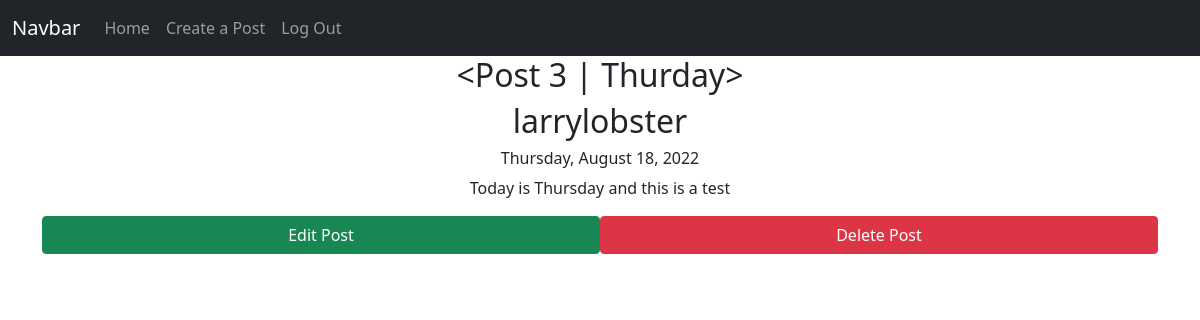
Page /posts/3 (signed in) on the earlier database version.
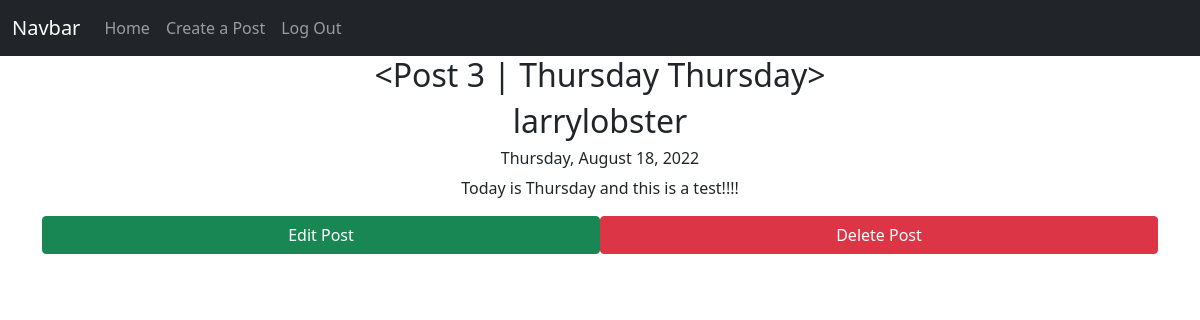
Same page on the later database version.
### app/models.py (models this page shows, shortened)
class Post(db.Model):
    id = db.Column(db.Integer, primary_key=True)
    title = db.Column(db.String(50), nullable=False)
    body = db.Column(db.String(255), nullable=False)
    date_created = db.Column(db.DateTime, nullable=False, default=datetime.utcnow)
    user_id = db.Column(db.Integer, db.ForeignKey('user.id')) # SQL Equivalent = FOREIGN KEY(user_id) REFERENCES user(id)
    def __repr__(self):
        return f"<Post {self.id} | {self.title}>"

class User(db.Model, UserMixin):
    id = db.Column(db.Integer, primary_key=True)
    email = db.Column(db.String(50), nullable=False, unique=True)
    username = db.Column(db.String(50), nullable=False, unique=True)
    password = db.Column(db.String(256), nullable=False)
    date_created = db.Column(db.DateTime, nullable=False, default=datetime.utcnow) # Coordinated Universal Time (always save it to this time when storing, and convert it later on front end)
    posts = db.relationship('Post', backref='author', lazy='dynamic')

### app/routes.py (the view)
@app.route('/posts/<post_id>') # angle brackets means whatever inside is variable
@login_required
def view_post(post_id):
    post = Post.query.get_or_404(post_id)
    return render_template('post.html', post=post)

### app/models.py (called while the page is built)
@login.user_loader
def load_user(user_id):
    return User.query.get(user_id)

### app/templates/post.html (shortened to what this page needs)
{% extends 'base.html' %}
{% block content %}
    <h2 class="text-center">{{ post }}</h2>
    <h2 class="text-center">{{ post.author.username }}</h2>
    <h6 class="text-center">{{ post.date_created.strftime('%A, %B %d, %Y') }}</h6>
    <p class="text-center">{{ post.body }}</p>
    {% if current_user == post.author %}
    <div class="d-flex">
        <a href="{{ url_for('edit_post', post_id=post.id) }}" class="btn btn-success w-50">Edit Post</a>
        <button type="button" class="btn btn-danger w-50" data-bs-toggle="modal" data-bs-target="#deleteModal">
            Delete Post
        </button>
    </div>
    {% endif %}
{% endblock content %}

### app/templates/base.html (shortened to what this page needs)
<!DOCTYPE html>
<html lang="en">
    <head>
        <link rel="stylesheet" href="https://cdnjs.cloudflare.com/ajax/libs/twitter-bootstrap/5.1.0/css/bootstrap.min.css">
        <link rel="stylesheet" href="https://cdnjs.cloudflare.com/ajax/libs/font-awesome/5.15.4/css/all.min.css">
    </head>
    <body>
        <nav class="navbar navbar-expand-lg navbar-dark bg-dark">
            <div class="container-fluid">
                <a class="navbar-brand" href="#">Navbar</a>
                <div class="collapse navbar-collapse" id="navbarNavAltMarkup">
                <div class="navbar-nav">
                    <a class="nav-link" aria-current="page" href="{{ url_for('index') }}">Home</a>
                    {% if current_user.is_authenticated %}
                        <a class="nav-link" href="{{ url_for('create') }}">Create a Post</a>
                        <a class="nav-link" href="{{ url_for('logout') }}">Log Out</a>
                    {% else %}
                        <a class="nav-link" href="{{ url_for('signup') }}">Sign Up</a>
                        <a class="nav-link" href="{{ url_for('login')}}">Log In</a>
                    {% endif %}
                </div>
                </div>
            </div>
        </nav>
        <div class="container">
            {% block content %}{% endblock content %}
        </div>
    </body>
</html>

Differences in the rows shown:
changed Post: id+title "<Post 3 | Thurday>" → "<Post 3 | Thursday Thursday>"; body "Today is Thursday and this is a test" → "Today is Thursday and this is a test!!!!"
